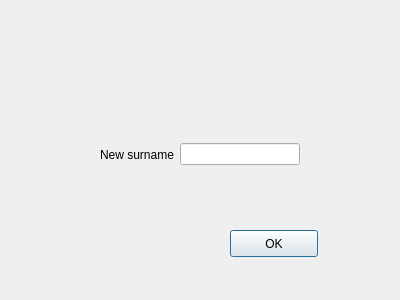
<?xml version="1.0" encoding="UTF-8"?>
<ui version="4.0">
 <class>cmenusurname</class>
 <widget class="QDialog" name="cmenusurname">
  <property name="geometry">
   <rect>
    <x>0</x>
    <y>0</y>
    <width>400</width>
    <height>300</height>
   </rect>
  </property>
  <property name="windowTitle">
   <string>Dialog</string>
  </property>
  <widget class="QPushButton" name="pushButton">
   <property name="geometry">
    <rect>
     <x>230</x>
     <y>230</y>
     <width>88</width>
     <height>27</height>
    </rect>
   </property>
   <property name="text">
    <string>OK</string>
   </property>
  </widget>
  <widget class="QWidget" name="">
   <property name="geometry">
    <rect>
     <x>100</x>
     <y>140</y>
     <width>200</width>
     <height>29</height>
    </rect>
   </property>
   <layout class="QHBoxLayout" name="horizontalLayout">
    <item>
     <widget class="QLabel" name="label">
      <property name="text">
       <string>New surname</string>
      </property>
     </widget>
    </item>
    <item>
     <widget class="QLineEdit" name="lineEdit"/>
    </item>
   </layout>
  </widget>
 </widget>
 <resources/>
 <connections/>
</ui>
